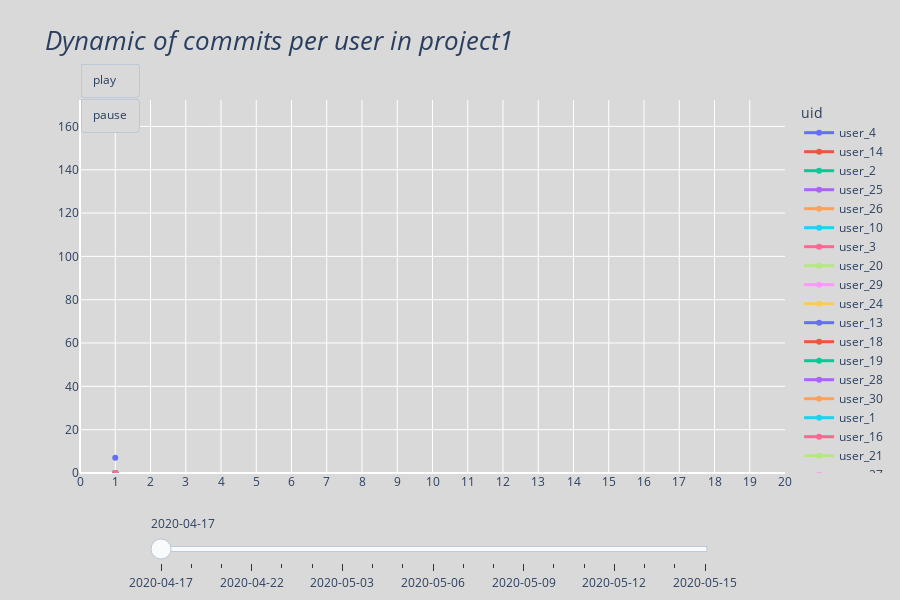

Notebook source saved alongside this figure:
### Code cell
# Prepare animation components that closely match the provided reference
if timeline.empty:
    fig = go.Figure()
else:
    x_values = step_numbers
    initial_traces = [
        go.Scatter(
            x=x_values[:1],
            y=timeline[user].iloc[:1],
            mode='lines+markers',
            name=user,
            line=dict(width=3)
        )
        for user in user_order
    ]

    frames = []
    for idx in range(len(x_values)):
        frame_x = x_values[: idx + 1]
        frame_data = []
        for user in user_order:
            frame_data.append(
                go.Scatter(
                    x=frame_x,
                    y=timeline[user].iloc[: idx + 1],
                    mode='lines+markers',
                    line=dict(width=3),
                    name=user
                )
            )
        frames.append(go.Frame(data=frame_data, name=str(idx)))

    play_button = dict(
        label='play',
        method='animate',
        args=[None, {
            'frame': {'duration': 300, 'redraw': True},
            'transition': {'duration': 0},
            'fromcurrent': True
        }]
    )
    pause_button = dict(
        label='pause',
        method='animate',
        args=[[None], {
            'frame': {'duration': 0, 'redraw': False},
            'mode': 'immediate',
            'transition': {'duration': 0}
        }]
    )

    slider_steps = []
    for idx, label in enumerate(date_labels):
        slider_steps.append(dict(
            method='animate',
            args=[[str(idx)], {
                'frame': {'duration': 0, 'redraw': True},
                'mode': 'immediate',
                'transition': {'duration': 0}
            }],
            label=label
        ))

    max_val = float(timeline.values.max()) if len(timeline.values) else 1.0
    fig = go.Figure(
        data=initial_traces,
        frames=frames,
        layout=go.Layout(
            title=dict(
                text='<i>Dynamic of commits per user in project1</i>',
                font=dict(size=26)
            ),
            xaxis=dict(title='', range=[0, max(x_values) + 1], tickmode='linear'),
            yaxis=dict(title='', range=[0, max_val * 1.05]),
            height=FIG_HEIGHT,
            width=FIG_WIDTH,
            plot_bgcolor=PLOT_BG,
            paper_bgcolor=PLOT_BG,
            updatemenus=[dict(
                type='buttons',
                showactive=False,
                buttons=[play_button, pause_button],
                x=0.0,
                y=1.1,
                xanchor='left',
                yanchor='top'
            )],
            sliders=[dict(
                active=0,
                steps=slider_steps,
                x=0.1,
                y=-0.05,
                len=0.8
            )],
            legend=dict(title='uid', orientation='v', x=1.02, y=1.0)
        )
    )
fig

### Figure 1 — Plotly figure (JSON) as saved in the notebook; plotly's stock layout.template omitted (floating-point values rounded to 4 significant figures)
{"data": [{"line": {"width": 3}, "mode": "lines+markers", "name": "user_4", "type": "scatter", "x": [1], "y": [7]}, {"line": {"width": 3}, "mode": "lines+markers", "name": "user_14", "type": "scatter", "x": [1], "y": [0]}, {"line": {"width": 3}, "mode": "lines+markers", "name": "user_2", "type": "scatter", "x": [1], "y": [0]}, {"line": {"width": 3}, "mode": "lines+markers", "name": "user_25", "type": "scatter", "x": [1], "y": [0]}, {"line": {"width": 3}, "mode": "lines+markers", "name": "user_26", "type": "scatter", "x": [1], "y": [0]}, {"line": {"width": 3}, "mode": "lines+markers", "name": "user_10", "type": "scatter", "x": [1], "y": [0]}, {"line": {"width": 3}, "mode": "lines+markers", "name": "user_3", "type": "scatter", "x": [1], "y": [0]}, {"line": {"width": 3}, "mode": "lines+markers", "name": "user_20", "type": "scatter", "x": [1], "y": [0]}, {"line": {"width": 3}, "mode": "lines+markers", "name": "user_29", "type": "scatter", "x": [1], "y": [0]}, {"line": {"width": 3}, "mode": "lines+markers", "name": "user_24", "type": "scatter", "x": [1], "y": [0]}, {"line": {"width": 3}, "mode": "lines+markers", "name": "user_13", "type": "scatter", "x": [1], "y": [0]}, {"line": {"width": 3}, "mode": "lines+markers", "name": "user_18", "type": "scatter", "x": [1], "y": [0]}, {"line": {"width": 3}, "mode": "lines+markers", "name": "user_19", "type": "scatter", "x": [1], "y": [0]}, {"line": {"width": 3}, "mode": "lines+markers", "name": "user_28", "type": "scatter", "x": [1], "y": [0]}, {"line": {"width": 3}, "mode": "lines+markers", "name": "user_30", "type": "scatter", "x": [1], "y": [0]}, {"line": {"width": 3}, "mode": "lines+markers", "name": "user_1", "type": "scatter", "x": [1], "y": [0]}, {"line": {"width": 3}, "mode": "lines+markers", "name": "user_16", "type": "scatter", "x": [1], "y": [0]}, {"line": {"width": 3}, "mode": "lines+markers", "name": "user_21", "type": "scatter", "x": [1], "y": [0]}, {"line": {"width": 3}, "mode": "lines+markers", "name": "user_27", "type": "scatter", "x": [1], "y": [0]}, {"line": {"width": 3}, "mode": "lines+markers", "name": "user_8", "type": "scatter", "x": [1], "y": [0]}, {"line": {"width": 3}, "mode": "lines+markers", "name": "user_31", "type": "scatter", "x": [1], "y": [0]}, {"line": {"width": 3}, "mode": "lines+markers", "name": "user_17", "type": "scatter", "x": [1], "y": [0]}, {"line": {"width": 3}, "mode": "lines+markers", "name": "user_12", "type": "scatter", "x": [1], "y": [0]}, {"line": {"width": 3}, "mode": "lines+markers", "name": "user_15", "type": "scatter", "x": [1], "y": [0]}, {"line": {"width": 3}, "mode": "lines+markers", "name": "user_22", "type": "scatter", "x": [1], "y": [0]}, {"line": {"width": 3}, "mode": "lines+markers", "name": "user_6", "type": "scatter", "x": [1], "y": [0]}, {"line": {"width": 3}, "mode": "lines+markers", "name": "user_11", "type": "scatter", "x": [1], "y": [0]}], "layout": {"height": 600, "legend": {"orientation": "v", "title": {"text": "uid"}, "x": 1.02, "y": 1}, "paper_bgcolor": "#d9d9d9", "plot_bgcolor": "#d9d9d9", "sliders": [{"active": 0, "len": 0.8, "steps": [{"args": [["0"], {"frame": {"duration": 0, "redraw": true}, "mode": "immediate", "transition": {"duration": 0}}], "label": "2020-04-17", "method": "animate"}, {"args": [["1"], {"frame": {"duration": 0, "redraw": true}, "mode": "immediate", "transition": {"duration": 0}}], "label": "2020-04-18", "method": "animate"}, {"args": [["2"], {"frame": {"duration": 0, "redraw": true}, "mode": "immediate", "transition": {"duration": 0}}], "label": "2020-04-19", "method": "animate"}, {"args": [["3"], {"frame": {"duration": 0, "redraw": true}, "mode": "immediate", "transition": {"duration": 0}}], "label": "2020-04-22", "method": "animate"}, {"args": [["4"], {"frame": {"duration": 0, "redraw": true}, "mode": "immediate", "transition": {"duration": 0}}], "label": "2020-04-23", "method": "animate"}, {"args": [["5"], {"frame": {"duration": 0, "redraw": true}, "mode": "immediate", "transition": {"duration": 0}}], "label": "2020-04-24", "method": "animate"}, {"args": [["6"], {"frame": {"duration": 0, "redraw": true}, "mode": "immediate", "transition": {"duration": 0}}], "label": "2020-05-03", "method": "animate"}, {"args": [["7"], {"frame": {"duration": 0, "redraw": true}, "mode": "immediate", "transition": {"duration": 0}}], "label": "2020-05-04", "method": "animate"}, {"args": [["8"], {"frame": {"duration": 0, "redraw": true}, "mode": "immediate", "transition": {"duration": 0}}], "label": "2020-05-05", "method": "animate"}, {"args": [["9"], {"frame": {"duration": 0, "redraw": true}, "mode": "immediate", "transition": {"duration": 0}}], "label": "2020-05-06", "method": "animate"}, {"args": [["10"], {"frame": {"duration": 0, "redraw": true}, "mode": "immediate", "transition": {"duration": 0}}], "label": "2020-05-07", "method": "animate"}, {"args": [["11"], {"frame": {"duration": 0, "redraw": true}, "mode": "immediate", "transition": {"duration": 0}}], "label": "2020-05-08", "method": "animate"}, {"args": [["12"], {"frame": {"duration": 0, "redraw": true}, "mode": "immediate", "transition": {"duration": 0}}], "label": "2020-05-09", "method": "animate"}, {"args": [["13"], {"frame": {"duration": 0, "redraw": true}, "mode": "immediate", "transition": {"duration": 0}}], "label": "2020-05-10", "method": "animate"}, {"args": [["14"], {"frame": {"duration": 0, "redraw": true}, "mode": "immediate", "transition": {"duration": 0}}], "label": "2020-05-11", "method": "animate"}, {"args": [["15"], {"frame": {"duration": 0, "redraw": true}, "mode": "immediate", "transition": {"duration": 0}}], "label": "2020-05-12", "method": "animate"}, {"args": [["16"], {"frame": {"duration": 0, "redraw": true}, "mode": "immediate", "transition": {"duration": 0}}], "label": "2020-05-13", "method": "animate"}, {"args": [["17"], {"frame": {"duration": 0, "redraw": true}, "mode": "immediate", "transition": {"duration": 0}}], "label": "2020-05-14", "method": "animate"}, {"args": [["18"], {"frame": {"duration": 0, "redraw": true}, "mode": "immediate", "transition": {"duration": 0}}], "label": "2020-05-15", "method": "animate"}], "x": 0.1, "y": -0.05}], "title": {"font": {"size": 26}, "text": "<i>Dynamic of commits per user in project1</i>"}, "updatemenus": [{"buttons": [{"args": [null, {"frame": {"duration": 300, "redraw": true}, "fromcurrent": true, "transition": {"duration": 0}}], "label": "play", "method": "animate"}, {"args": [[null], {"frame": {"duration": 0, "redraw": false}, "mode": "immediate", "transition": {"duration": 0}}], "label": "pause", "method": "animate"}], "showactive": false, "type": "buttons", "x": 0, "xanchor": "left", "y": 1.1, "yanchor": "top"}], "width": 900, "xaxis": {"range": [0, 20], "tickmode": "linear", "title": {"text": ""}}, "yaxis": {"range": [0, 172.2], "title": {"text": ""}}}}
